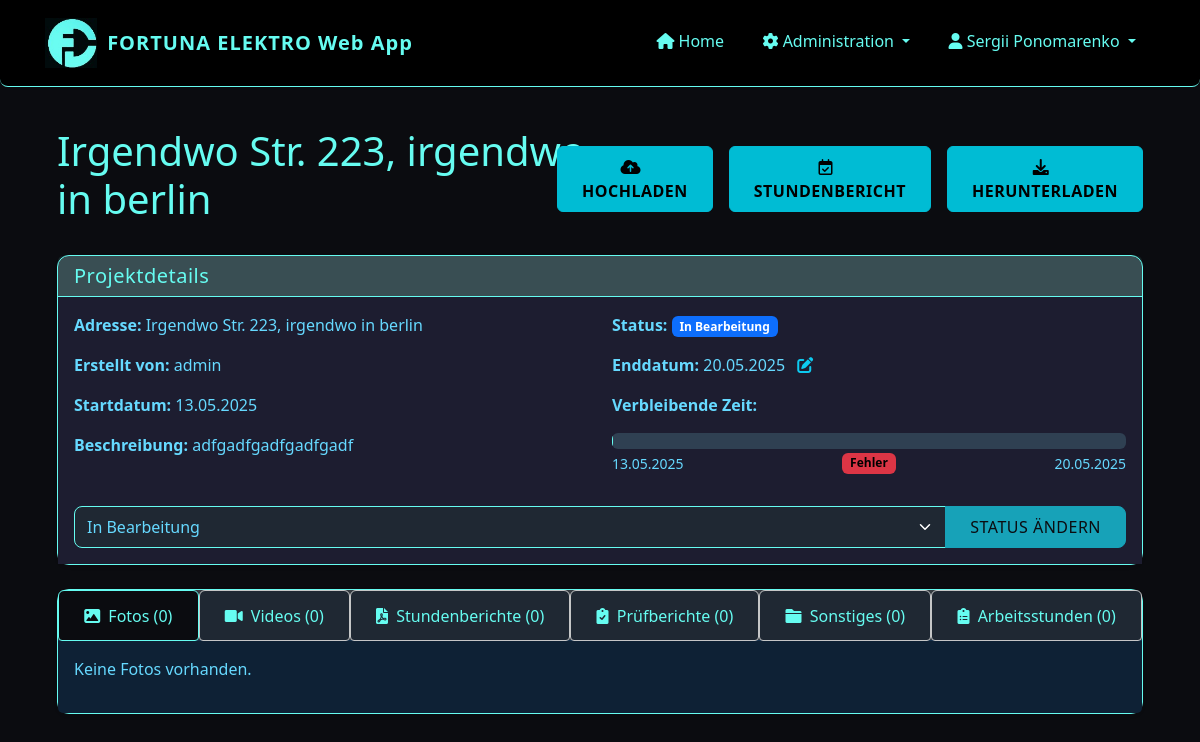
The page /project/5 (signed in) on the database its author committed.
### app/models/user.py (models this page shows, shortened)
class User(UserMixin, db.Model):
    id = db.Column(db.Integer, primary_key=True)
    username = db.Column(db.String(64), unique=True, nullable=False)
    password_hash = db.Column(db.String(128), nullable=False)
    password = None  # Virtual field for Flask-Admin, not stored in DB
    role = db.Column(db.String(20), nullable=False, default='installateur')  # 'admin' oder 'installateur'
    is_active = db.Column(db.Boolean, default=True)
    created_at = db.Column(db.DateTime, default=datetime.utcnow)
    projects = db.relationship('Project', backref='creator', lazy='dynamic')
    files = db.relationship('File', backref='uploader', lazy='dynamic')
    timesheets = db.relationship('Timesheet', backref='employee', lazy='dynamic')
    def is_admin(self):
        return self.role == 'admin'

### app/models/project.py (models this page shows, shortened)
class Project(db.Model):
    id = db.Column(db.Integer, primary_key=True)
    name = db.Column(db.String(128), nullable=False)  # Adresse als Projektname
    description = db.Column(db.Text)
    start_date = db.Column(db.DateTime, default=datetime.utcnow)
    end_date = db.Column(db.DateTime)
    status = db.Column(db.String(20), default='in_bearbeitung')  # 'in_bearbeitung', 'abgeschlossen', 'archiviert'
    creator_id = db.Column(db.Integer, db.ForeignKey('user.id'))
    files = db.relationship('File', backref='project', lazy='dynamic', cascade='all, delete-orphan')
    timesheets = db.relationship('Timesheet', backref='project', lazy='dynamic', cascade='all, delete-orphan')
    def get_remaining_hours(self):
        if not self.end_date:
            return None
        now = datetime.now()
        time_diff = self.end_date - now
        if time_diff.total_seconds() <= 0:
            return 0
        total_hours = time_diff.total_seconds() / 3600
        return round(total_hours, 1)  # Auf eine Dezimalstelle runden
    def get_progress_percentage(self):
        if not self.end_date or not self.start_date:
            return 0
        now = datetime.now()
        if isinstance(self.start_date, datetime) and isinstance(self.end_date, datetime):
            total_duration = (self.end_date - self.start_date).total_seconds()
            elapsed_time = (now - self.start_date).total_seconds()
        if elapsed_time >= total_duration:
            return 100
        progress = (elapsed_time / total_duration) * 100
        return round(progress, 1)  # Auf eine Dezimalstelle runden

### app/routes/projects.py (the view)
@projects.route('/project/<int:project_id>')
@login_required
def view_project(project_id):
    project = Project.query.get_or_404(project_id)
    status_form = ProjectStatusForm(obj=project)
    photos = project.files.filter_by(file_type='foto').all()
    videos = project.files.filter_by(file_type='video').all()
    timesheets = project.files.filter_by(file_type='stundenbericht').all()
    reports = project.files.filter_by(file_type='pruefbericht').all()
    other_files = project.files.filter_by(file_type='sonstiges').all()
    timesheets_data = project.timesheets.order_by(Timesheet.date.desc()).all()
    status_form = ProjectStatusForm()
    status_form.status.data = project.status
    end_date_form = ProjectEndDateForm()
    if project.end_date:
        end_date_form.end_date.data = project.end_date
    return render_template(
        'projects/view.html',
        title=project.name,
        project=project,
        photos=photos,
        videos=videos,
        timesheets=timesheets,
        reports=reports,
        other_files=other_files,
        timesheets_data=timesheets_data,
        status_form=status_form,
        end_date_form=end_date_form,
        now=datetime.now(),
    )

### app/templates/projects/view.html (shortened to what this page needs)
{% extends "base.html" %}
{% block content %}
<link rel="stylesheet" href="{{ url_for('static', filename='css/projects_view.css') }}">
<link href="https://cdnjs.cloudflare.com/ajax/libs/font-awesome/6.0.0/css/all.min.css" rel="stylesheet">
<div class="container-fluid py-3">
    <div class="row align-items-center mb-4">
        <div class="col-12 col-md-6 mb-3 mb-md-0">
        <h1 style="color: var(--accent)">{{ project.name }}</h1>
        </div>
        <div class="col-12 col-md-6">
        <div class="d-flex flex-column flex-sm-row gap-3 justify-content-start justify-content-md-end">
            <a href="{{ url_for('files.upload_file', project_id=project.id) }}" class="btn btn-status-change py-2">
            <i class="fas fa-cloud-upload-alt me-2"></i>
            HOCHLADEN
            </a>
            <a href="{{ url_for('timesheets.new_timesheet', project_id=project.id) }}" class="btn btn-status-change py-2">
            <i class="far fa-calendar-check me-2"></i>
            STUNDENBERICHT
            </a>
            <a href="{{ url_for('files.download_project', project_id=project.id) }}" class="btn btn-status-change py-2">
            <i class="fas fa-download me-2"></i>
            HERUNTERLADEN
            </a>
        </div>
        </div>
    </div>
  <div class="card mb-4 mt-3 shadow-sm">
      <div class="card-header">
          <h5 class="mb-0">Projektdetails</h5>
      </div>
      <div class="card-body" style="background-color: #1d1d30;">
          <div class="row">
              <div class="col-md-6">
                  <p><strong>Adresse:</strong> {{ project.name }}</p>
                  <p><strong>Erstellt von:</strong> {{ project.creator.username }}</p>
                  <p><strong>Startdatum:</strong> {{ project.start_date.strftime('%d.%m.%Y') }}</p>
                  <p><strong>Beschreibung:</strong> {{ project.description or 'Keine Beschreibung' }}</p>
              </div>
              <div class="col-md-6">
                  <p><strong>Status:</strong>
                      {% if project.status == 'in_bearbeitung' %}
                          <span class="badge bg-primary">In Bearbeitung</span>
                      {% elif project.status == 'archiviert' %}
                          <span class="badge bg-secondary">Archiviert</span>
                      {% endif %}
                  </p>
                  {% if project.end_date %}
                  <p>
                      <strong>Enddatum:</strong> {{ project.end_date.strftime('%d.%m.%Y') }}
                      <a href="#" data-bs-toggle="modal" data-bs-target="#changeEndDateModal_{{ project.id }}" title="Enddatum ändern" class="text-info">
                          <i class="fas fa-edit ms-2"></i>
                      </a>
                  </p>
                  <div class="countdown-container mt-2 mb-3">
                      <p><strong>Verbleibende Zeit:</strong></p>
                      <div class="progress" style="height: 16px; background-color: #2f4052;">
                      </div>
                      <div class="d-flex justify-content-between mt-1">
                          <small class="text-muted">{{ project.start_date.strftime('%d.%m.%Y') }}</small>
                          <span id="countdown-timer" class="badge"  style="color: #000 !important; font-weight: bold;">
                          </span>
                          <small class="text-muted">{{ project.end_date.strftime('%d.%m.%Y') }}</small>
                      </div>
                  </div>
                  {% endif %}
              </div>
          </div>
          <div class="mt-3">
              <form method="POST" action="{{ url_for('projects.update_status', project_id=project.id) }}">
                  <div class="input-group">
                      {{ status_form.status(class="form-select") }}
                      <button type="submit" class="btn btn-primary">Status ändern</button>
                  </div>
              </form>
          </div>
      </div>
  </div>
  <div class="card shadow-sm">
    <div class="card-body p-0">
      <ul class="nav nav-tabs nav-fill" id="projectTabs" role="tablist">
          <li class="nav-item" role="presentation">
              <button class="nav-link active" id="photos-tab" data-bs-toggle="tab" data-bs-target="#photos" type="button" role="tab" aria-controls="photos" aria-selected="true" onclick="applyActiveTabStyle(this)">
                  <i class="fas fa-image me-1"></i> Fotos ({{ photos|length }})
              </button>
          </li>
          <li class="nav-item" role="presentation">
              <button class="nav-link" id="videos-tab" data-bs-toggle="tab" data-bs-target="#videos" type="button" role="tab" aria-controls="videos" aria-selected="false" onclick="applyActiveTabStyle(this)">
                  <i class="fas fa-video me-1"></i> Videos ({{ videos|length }})
              </button>
          </li>
          <li class="nav-item" role="presentation">
              <button class="nav-link" id="timesheets-tab" data-bs-toggle="tab" data-bs-target="#timesheets" type="button" role="tab" aria-controls="timesheets" aria-selected="false" onclick="applyActiveTabStyle(this)">
                  <i class="fas fa-file-pdf me-1"></i> Stundenberichte ({{ timesheets|length }})
              </button>
          </li>
          <li class="nav-item" role="presentation">
              <button class="nav-link" id="reports-tab" data-bs-toggle="tab" data-bs-target="#reports" type="button" role="tab" aria-controls="reports" aria-selected="false" onclick="applyActiveTabStyle(this)">
                  <i class="fas fa-clipboard-check me-1"></i> Prüfberichte ({{ reports|length }})
              </button>
          </li>
          <li class="nav-item" role="presentation">
              <button class="nav-link" id="other-tab" data-bs-toggle="tab" data-bs-target="#other" type="button" role="tab" aria-controls="other" aria-selected="false" onclick="applyActiveTabStyle(this)">
                  <i class="fas fa-folder me-1"></i> Sonstiges ({{ other_files|length }})
              </button>
          </li>
          <li class="nav-item" role="presentation">
              <button class="nav-link" id="timesheet-data-tab" data-bs-toggle="tab" data-bs-target="#timesheet-data" type="button" role="tab" aria-controls="timesheet-data" aria-selected="false" onclick="applyActiveTabStyle(this)">
                  <i class="fas fa-clipboard-list me-1"></i> Arbeitsstunden ({{ timesheets|length }})
              </button>
          </li>
      </ul>
      <div class="tab-content p-3" id="projectTabsContent">
      <div class="tab-pane fade show active" id="photos" role="tabpanel">
          <div class="row">
              {% if photos %}
                  {% for file in photos %}
                      {{ file_card(file, 'photo') }}
                  {% endfor %}
              {% else %}
                  <div class="col-12">
                      <p class="text-light">Keine Fotos vorhanden.</p>
                  </div>
              {% endif %}
          </div>
      </div>
    </div>
  </div>
</div>
{% endblock %}

### app/templates/base.html (shortened to what this page needs)
<!DOCTYPE html>
<html lang="de">
<head>
    <link href="https://cdn.jsdelivr.net/npm/bootstrap@5.3.0/dist/css/bootstrap.min.css" rel="stylesheet">
    <link rel="stylesheet" href="https://cdn.jsdelivr.net/npm/bootstrap-icons@1.11.1/font/bootstrap-icons.css">
    <link rel="stylesheet" href="https://cdnjs.cloudflare.com/ajax/libs/font-awesome/6.0.0/css/all.min.css">
    <link rel="stylesheet" href="{{ url_for('static', filename='css/responsive.css') }}">
</head>
<body>
    <nav class="navbar navbar-expand-lg navbar-dark mb-4">
        <div class="container">
            <a class="navbar-brand d-flex align-items-center" href="{{ url_for('dashboard.index') }}">
                <img src="{{ url_for('static', filename='img/logo1.jpg') }}" alt="Fortuna Elektro Logo">
                <span>FORTUNA ELEKTRO Web App</span>
            </a>
            <div class="collapse navbar-collapse" id="navbarNav">
                <ul class="navbar-nav ms-auto">
                    {% if current_user.is_authenticated %}
                        <li class="nav-item">
                            <a class="nav-link" href="{{ url_for('dashboard.index') }}">
                                <i class="fas fa-home"></i> Home
                            </a>
                        </li>
                        {% if current_user.is_authenticated and current_user.is_admin() %}
                            <li class="nav-item dropdown">
                                <a class="nav-link dropdown-toggle" href="#" role="button" data-bs-toggle="dropdown">
                                    <i class="fas fa-cog"></i> Administration
                                </a>
                            </li>
                        {% endif %}
                        <li class="nav-item dropdown">
                            <a class="nav-link dropdown-toggle" href="#" role="button" data-bs-toggle="dropdown">
                                <i class="fas fa-user"></i> {{ current_user.username }}
                            </a>
                        </li>
                    {% else %}
                        <li class="nav-item">
                            <a class="nav-link" href="{{ url_for('auth.login') }}">
                                <i class="fas fa-sign-in-alt"></i> Anmelden
                            </a>
                        </li>
                    {% endif %}
                </ul>
            </div>
        </div>
    </nav>
    <div class="container content-container">
        {% block content %}{% endblock %}
    </div>
</body>
</html>

### rows shown on the page
User: username "Sergii Ponomarenko"
Project: name "Irgendwo Str. 223, irgendwo in berlin", start_date "13.05.2025", description "adfgadfgadfgadfgadf", end_date "20.05.2025", status "In Bearbeitung"
User: creator.username "admin"

### other values the page prints
{{ photos|length }} "0"
{{ videos|length }} "0"
{{ timesheets|length }} "0"
{{ reports|length }} "0"
{{ other_files|length }} "0"
